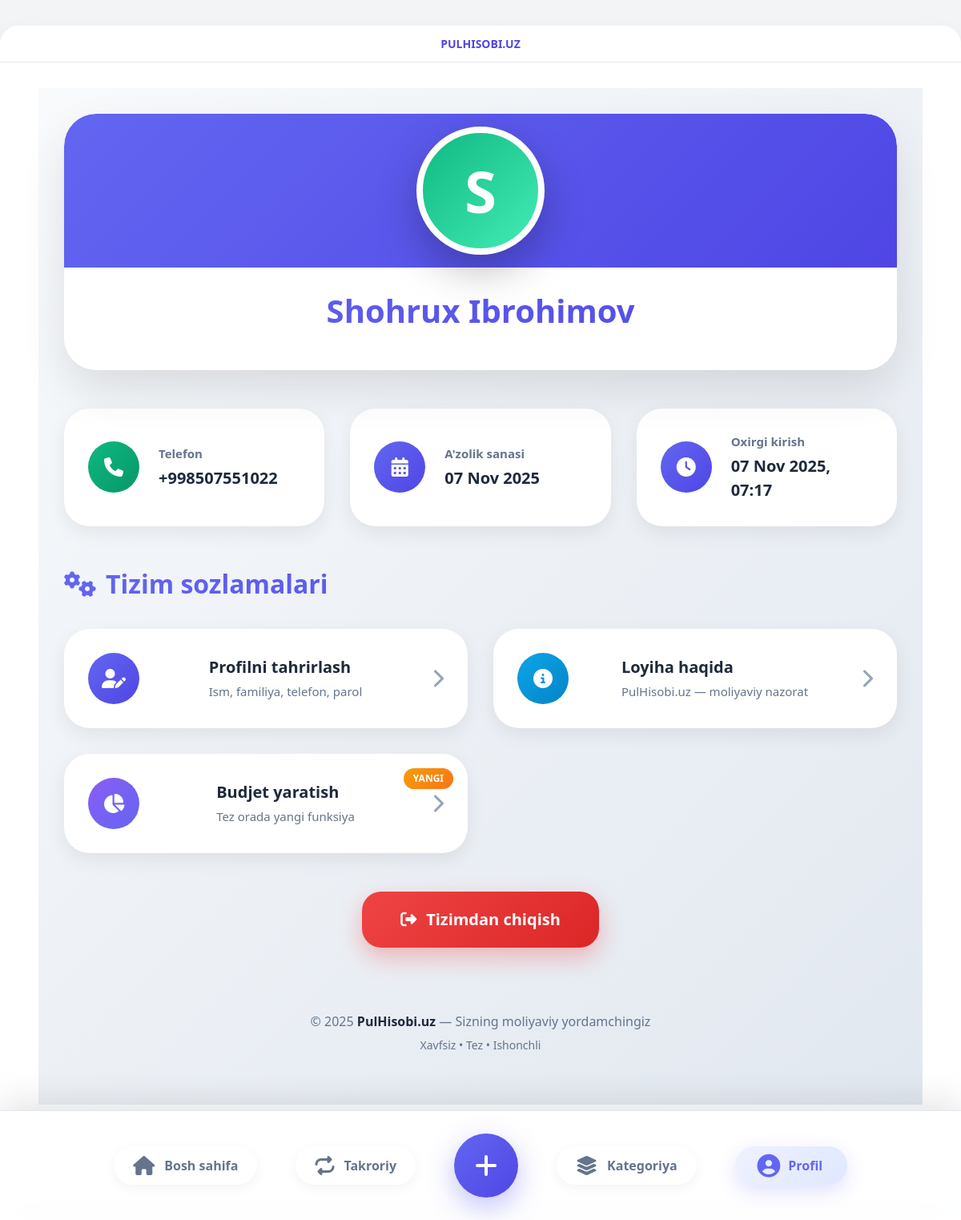
The page /profile/ (signed in) on the database as committed earlier.
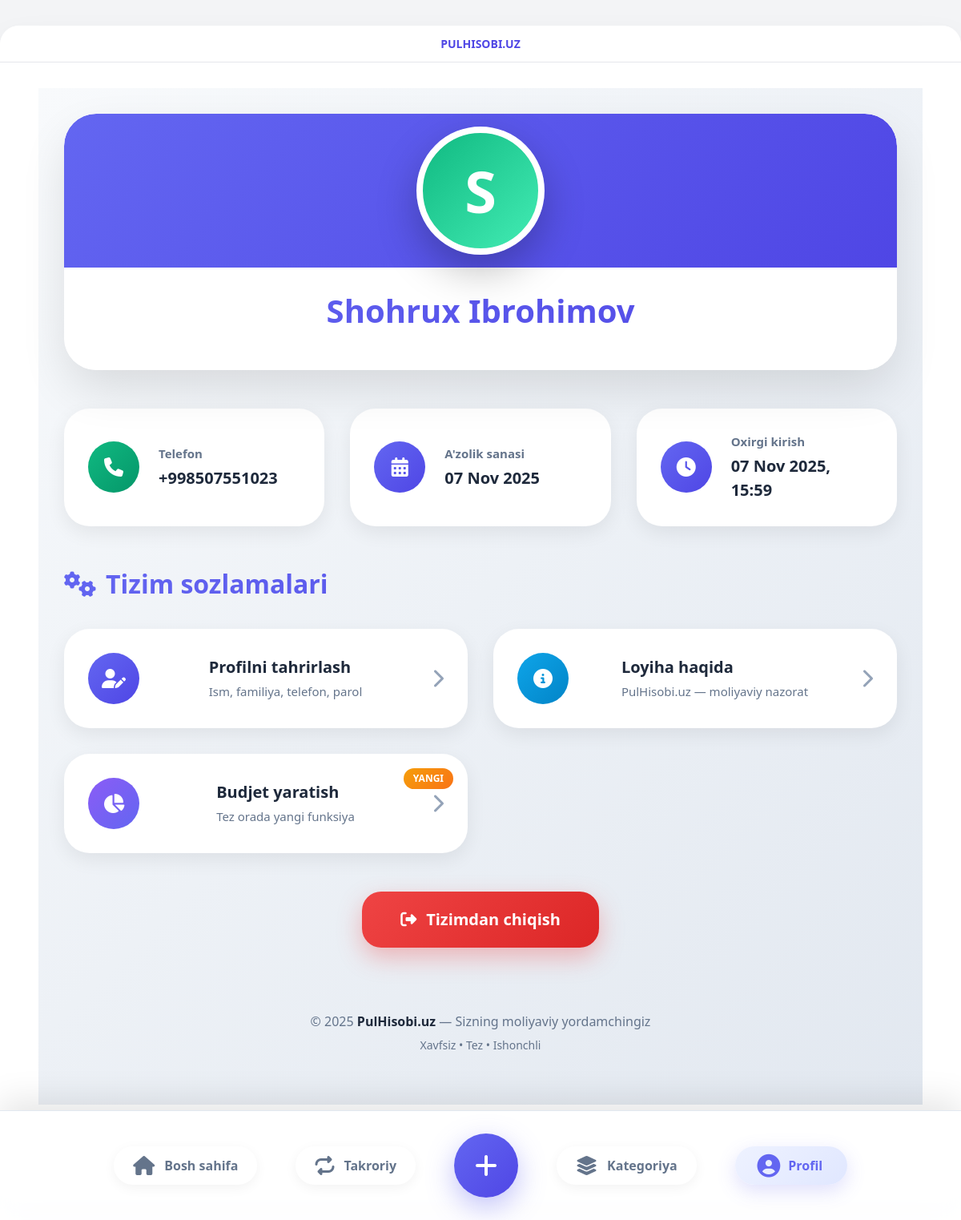
The same page on the database as committed later.
### myapp/models.py (models this page shows, shortened)
class CustomUser(AbstractUser):
    first_name = models.CharField(_("Ism"), max_length=150, blank=False)
    last_name = models.CharField(_("Familiya"), max_length=150, blank=False)
    phone = models.CharField(
        _("Telefon raqam"),
        max_length=15,
        blank=True,
        null=True,
        unique=True,
        help_text=_("Masalan: +998901234567")
    )
    class Meta:
        verbose_name = _("Foydalanuvchi")
        verbose_name_plural = _("Foydalanuvchilar")
        constraints = [
            models.CheckConstraint(
                check=models.Q(phone__regex=r'^\+998\d{9}$') | models.Q(phone=''),
                name='valid_phone_format'
            )
        ]
    def get_full_name(self):
        return f"{self.first_name} {self.last_name}".strip()

### myapp/views.py (the view)
# urls.py: path('profile/', profile_view, name='profile'),
@login_required
def profile_view(request):
    return render(request, 'profile.html', {
        'user': request.user
    })

### myapp/templates/profile.html (shortened to what this page needs)
{% extends "base.html" %}
{% load static %}
{% block extra_css %}
<link rel="stylesheet" href="{% static 'css/profile.css' %}">
{% endblock %}
{% block content %}
<div class="profile-container">
    <div class="profile-hero-card">
        <div class="hero-bg"></div>
        <div class="avatar-wrapper">
            <div class="avatar">
                {{ request.user.username|slice:":1"|upper }}
            </div>
        </div>
        <div class="profile-header-content">
            <h1 class="profile-name">
                {{ request.user.get_full_name|default:request.user.username }}
            </h1>
        </div>
    </div>
    <div class="info-grid">
        {% if request.user.phone %}
        <div class="info-card">
            <div class="icon phone">
                <i class="fas fa-phone"></i>
            </div>
            <div class="content">
                <p class="label">Telefon</p>
                <p class="value">{{ request.user.phone }}</p>
            </div>
        </div>
        {% endif %}
        <div class="info-card">
            <div class="icon">
                <i class="fas fa-calendar-alt"></i>
            </div>
            <div class="content">
                <p class="label">A'zolik sanasi</p>
                <p class="value">{{ request.user.date_joined|date:"d M Y" }}</p>
            </div>
        </div>
        <div class="info-card">
            <div class="icon">
                <i class="fas fa-clock"></i>
            </div>
            <div class="content">
                <p class="label">Oxirgi kirish</p>
                <p class="value">
                    {% if request.user.last_login %}
                        {{ request.user.last_login|date:"d M Y, H:i" }}
                    {% else %}
                        Hali yo‘q
                    {% endif %}
                </p>
            </div>
        </div>
    </div>
    <div class="settings-section">
        <h2 class="section-title">
            <i class="fas fa-cogs"></i> Tizim sozlamalari
        </h2>
        <div class="settings-grid">
            <a href="{% url 'profile_update' %}" class="setting-card">
                <div class="icon indigo">
                    <i class="fas fa-user-edit"></i>
                </div>
                <div class="content">
                    <h3>Profilni tahrirlash</h3>
                    <p>Ism, familiya, telefon, parol</p>
                </div>
                <i class="fas fa-chevron-right"></i>
            </a>
            <a href="about" class="setting-card">
                <div class="icon blue">
                    <i class="fas fa-info-circle"></i>
                </div>
                <div class="content">
                    <h3>Loyiha haqida</h3>
                    <p>PulHisobi.uz — moliyaviy nazorat</p>
                </div>
                <i class="fas fa-chevron-right"></i>
            </a>
            <a href="budget_about" class="setting-card new">
                <div class="icon purple">
                    <i class="fas fa-chart-pie"></i>
                </div>
                <div class="content">
                    <h3>Budjet yaratish</h3>
                    <p>Tez orada yangi funksiya</p>
                </div>
                <span class="badge">YANGI</span>
                <i class="fas fa-chevron-right"></i>
            </a>
        </div>
    </div>
    <div class="action-buttons">
        <a href="{% url 'logout' %}" class="logout-btn">
            <i class="fas fa-sign-out-alt"></i> Tizimdan chiqish
        </a>
    </div>
    <footer class="profile-footer">
        <p>© 2025 <strong>PulHisobi.uz</strong> — Sizning moliyaviy yordamchingiz</p>
        <p class="text-sm">Xavfsiz • Tez • Ishonchli</p>
    </footer>
</div>
{% endblock %}

Rows that differ between the two databases and show on the page:
changed CustomUser "Shohrux Ibrohimov": user.phone "+998507551022" → "+998507551023"; user.last_login "07 Nov 2025, 07:17" → "07 Nov 2025, 15:59"
